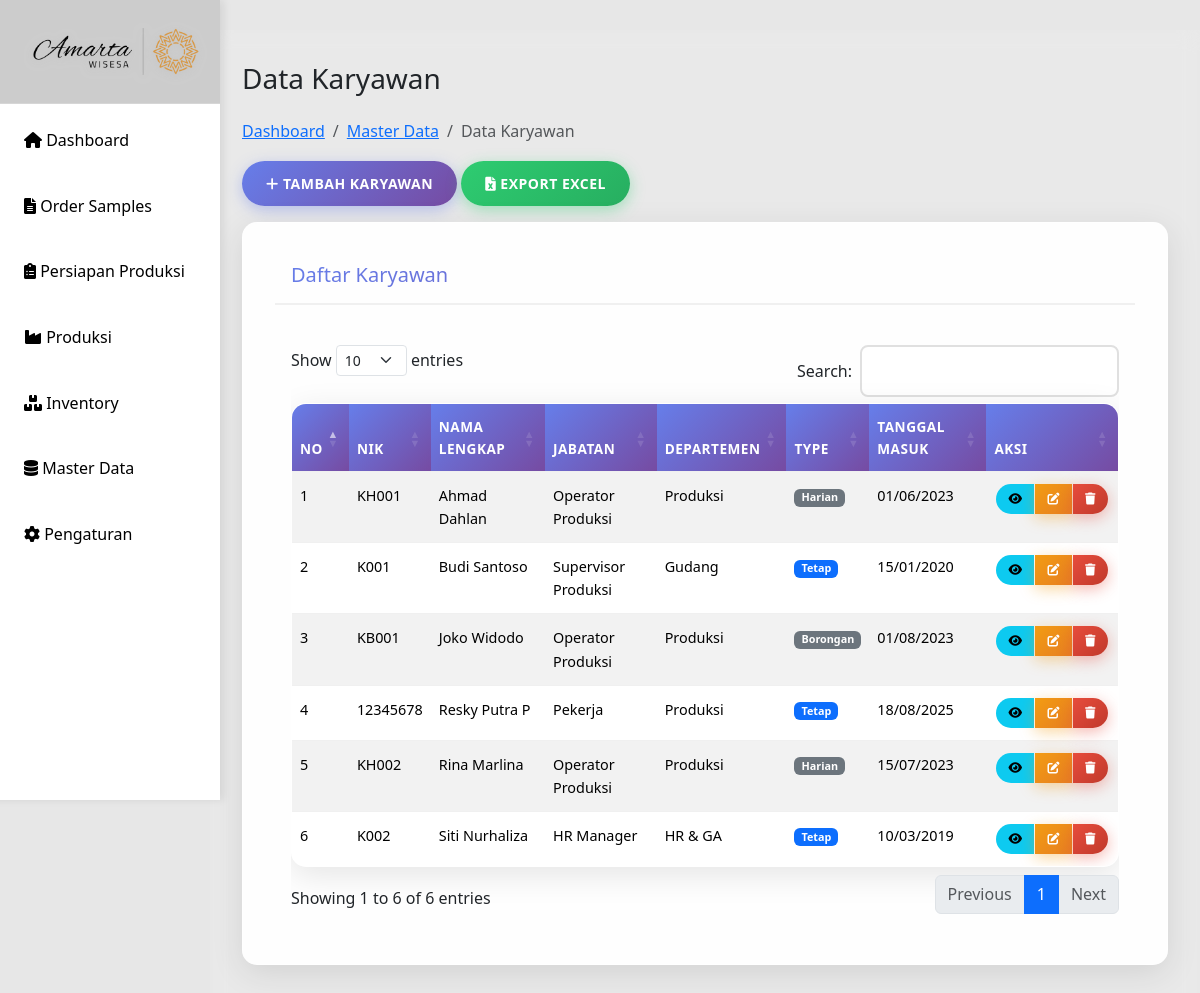
/data-karyawan.php, run on the app's committed database.
### tables this page shows
CREATE TABLE `karyawan` (
  `id_karyawan` int(11) NOT NULL,
  `nik` varchar(200) NOT NULL,
  `nama_lengkap` varchar(100) NOT NULL,
  `jenis_kelamin` enum('L','P') NOT NULL,
  `tempat_lahir` varchar(50) DEFAULT NULL,
  `tanggal_lahir` date DEFAULT NULL,
  `alamat` text DEFAULT NULL,
  `no_telepon` varchar(20) DEFAULT NULL,
  `email` varchar(100) DEFAULT NULL,
  `type_karyawan` enum('tetap','harian','borongan') NOT NULL,
  `status_karyawan` enum('aktif','nonaktif','cuti','keluar') DEFAULT 'aktif',
  `tanggal_masuk` date NOT NULL,
  `tanggal_keluar` date DEFAULT NULL,
  `id_jabatan` int(11) DEFAULT NULL,
  `id_departemen` int(11) DEFAULT NULL,
  `foto` varchar(255) DEFAULT NULL,
  `created_at` timestamp NOT NULL DEFAULT current_timestamp(),
  `updated_at` timestamp NOT NULL DEFAULT current_timestamp() ON UPDATE current_timestamp()
);

CREATE TABLE `jabatan` (
  `id_jabatan` int(11) NOT NULL,
  `nama_jabatan` varchar(100) NOT NULL,
  `deskripsi` text DEFAULT NULL,
  `created_at` timestamp NOT NULL DEFAULT current_timestamp(),
  `updated_at` timestamp NOT NULL DEFAULT current_timestamp() ON UPDATE current_timestamp()
);

CREATE TABLE `departemen` (
  `id_departemen` int(11) NOT NULL,
  `nama_departemen` varchar(100) NOT NULL,
  `deskripsi` text DEFAULT NULL,
  `created_at` timestamp NOT NULL DEFAULT current_timestamp(),
  `updated_at` timestamp NOT NULL DEFAULT current_timestamp() ON UPDATE current_timestamp()
);

### data-karyawan.php (the view, shortened to what this page needs)
<?php
include 'config/db.php';
include 'includes/header.php';
$sql = "SELECT k.*, j.nama_jabatan, d.nama_departemen
        FROM karyawan k
        LEFT JOIN jabatan j ON k.id_jabatan = j.id_jabatan
        LEFT JOIN departemen d ON k.id_departemen = d.id_departemen
        ORDER BY k.nama_lengkap";
$result = mysqli_query($conn, $sql);
$karyawanList = mysqli_fetch_all($result, MYSQLI_ASSOC);
?>
<div class="main-content">
    <div class="row">
        <div class="col-12">
            <h1 class="h3 mb-4">Data Karyawan</h1>
            <nav aria-label="breadcrumb">
                <ol class="breadcrumb">
                    <li class="breadcrumb-item"><a href="index.php">Dashboard</a></li>
                    <li class="breadcrumb-item"><a href="master-data.php">Master Data</a></li>
                    <li class="breadcrumb-item active">Data Karyawan</li>
                </ol>
            </nav>
            <div class="mb-3">
                <button type="button" class="btn btn-primary" data-bs-toggle="modal" data-bs-target="#tambahKaryawanModal">
                    <i class="fas fa-plus"></i> Tambah Karyawan
                </button>
                <button type="button" class="btn btn-success">
                    <i class="fas fa-file-excel"></i> Export Excel
                </button>
            </div>
            <div class="card">
                <div class="card-header">
                    <h5 class="card-title mb-0">Daftar Karyawan</h5>
                </div>
                <div class="card-body">
                    <div class="table-responsive">
                        <table id="tabelKaryawan" class="table table-striped table-hover" id="tabelKaryawan">
                            <thead>
                                <tr>
                                    <th>No</th>
                                    <th>NIK</th>
                                    <th>Nama Lengkap</th>
                                    <th>Jabatan</th>
                                    <th>Departemen</th>
                                    <th>Type</th>
                                    <th>Tanggal Masuk</th>
                                    <th>Aksi</th>
                                </tr>
                            </thead>
                            <tbody>
                                <?php $no = 1; foreach ($karyawanList as $karyawan): ?>
                                <tr>
                                    <td><?= $no++; ?></td>
                                    <td><?= htmlspecialchars($karyawan['nik']); ?></td>
                                    <td><?= htmlspecialchars($karyawan['nama_lengkap']); ?></td>
                                    <td><?= htmlspecialchars($karyawan['nama_jabatan']); ?></td>
                                    <td><?= htmlspecialchars($karyawan['nama_departemen']); ?></td>
                                    <td>
                                        <span class="badge bg-<?= $karyawan['type_karyawan'] == 'tetap' ? 'primary' : 'secondary'; ?>">
                                            <?= ucfirst($karyawan['type_karyawan']); ?>
                                        </span>
                                    </td>
                                    <td><?= date('d/m/Y', strtotime($karyawan['tanggal_masuk'])); ?></td>
                                    <td>
                                        <div class="btn-group btn-group-sm" role="group">
                                            <a href="detail-karyawan.php?id=<?= $karyawan['id_karyawan']; ?>" class="btn btn-sm btn-info">
                                                <i class="fas fa-eye"></i>
                                            </a>
                                            <a href="edit-karyawan.php?id=<?= $karyawan['id_karyawan']; ?>" class="btn btn-sm btn-warning">
                                                <i class="fas fa-edit"></i>
                                            </a>
                                            <button type="button" class="btn btn-sm btn-danger" onclick="hapusKaryawan(<?= $karyawan['id_karyawan']; ?>)">
                                                <i class="fas fa-trash"></i>
                                            </button>
                                        </div>
                                    </td>
                                </tr>
                                <?php endforeach; ?>
                            </tbody>
                        </table>
                    </div>
                </div>
            </div>
        </div>
    </div>
</div>
<?php
include 'includes/footer.php';
?>

### css/style.css (style rules this page uses)
* { margin: 0; padding: 0; box-sizing: border-box; }
body { font-family: 'Segoe UI', Tahoma, Geneva, Verdana, sans-serif; background: #e7e7e7ff; min-height: 100vh; line-height: 1.6; }
.main-content { margin-left: 210px; padding: 2rem; background: rgba(255,255,255,0.1); backdrop-filter: blur(10px); min-height: 100vh; }
.card { background: rgba(255,255,255,0.95); border-radius: 15px; padding: 2rem; margin-bottom: 1.5rem; box-shadow: 0 8px 32px rgba(0,0,0,0.1); backdrop-filter: blur(10px); border: 1px solid rgba(255,255,255,0.2); transition: transform 0.3s ease, box-shadow 0.3s ease; }
.card-header { border-bottom: 2px solid #f0f0f0; padding-bottom: 1rem; margin-bottom: 1.5rem; background: linear-gradient(135deg, #667eea, #764ba2); -webkit-background-clip: text; -webkit-text-fill-color: transparent; background-clip: text; }
.table { width: 100%; border-collapse: separate; border-spacing: 0; background: white; border-radius: 15px; overflow: hidden; box-shadow: 0 8px 32px rgba(0,0,0,0.1); border: 1px solid rgba(255,255,255,0.2); }
.table th, .table td { padding: 12px 8px; text-align: left; border-bottom: 1px solid #f0f0f0; font-size: 0.9rem; }
.table th { background: linear-gradient(135deg, #667eea, #764ba2); color: white; font-weight: 600; text-transform: uppercase; letter-spacing: 0.5px; font-size: 0.85rem; }
.table tr { transition: all 0.3s ease; }
.table tr:last-child td { border-bottom: none; }
.table .btn { padding: 6px 12px; font-size: 12px; border-radius: 20px; margin: 0 2px; }
.table .btn i { font-size: 12px; }
.btn { padding: 12px 24px; border: none; border-radius: 25px; cursor: pointer; text-decoration: none; display: inline-block; font-size: 14px; font-weight: 600; text-transform: uppercase; letter-spacing: 0.5px; transition: all 0.3s ease; position: relative; overflow: hidden; }
.btn::before { content: ''; position: absolute; top: 50%; left: 50%; width: 0; height: 0; background: rgba(255,255,255,0.2); border-radius: 50%; transform: translate(-50%, -50%); transition: width 0.6s, height 0.6s; }
.btn-primary { background: linear-gradient(135deg, #667eea, #764ba2); color: white; box-shadow: 0 4px 15px rgba(102,126,234,0.4); }
.btn-success { background: linear-gradient(135deg, #2ecc71, #27ae60); color: white; box-shadow: 0 4px 15px rgba(46,204,113,0.4); }
.btn-danger { background: linear-gradient(135deg, #e74c3c, #c0392b); color: white; box-shadow: 0 4px 15px rgba(231,76,60,0.4); }
.btn-warning { background: linear-gradient(135deg, #f39c12, #e67e22); color: white; box-shadow: 0 4px 15px rgba(243,156,18,0.4); }
.mb-3 { margin-bottom: 1.5rem; }
.card { animation: fadeInUp 0.6s ease-out; }

### data on the page
karyawan: nik "KH001", nama_lengkap "Ahmad Dahlan", id_jabatan.nama_jabatan "Operator Produksi", id_departemen.nama_departemen "Produksi", type_karyawan "Harian", tanggal_masuk "01/06/2023"
karyawan: nik "K001", nama_lengkap "Budi Santoso", id_jabatan.nama_jabatan "Supervisor Produksi", id_departemen.nama_departemen "Gudang", type_karyawan "Tetap", tanggal_masuk "15/01/2020"
karyawan: nik "KB001", nama_lengkap "Joko Widodo", id_jabatan.nama_jabatan "Operator Produksi", id_departemen.nama_departemen "Produksi", type_karyawan "Borongan", tanggal_masuk "01/08/2023"
karyawan: nik "12345678", nama_lengkap "Resky Putra P", id_jabatan.nama_jabatan "Pekerja", id_departemen.nama_departemen "Produksi", type_karyawan "Tetap", tanggal_masuk "18/08/2025"
karyawan: nik "KH002", nama_lengkap "Rina Marlina", id_jabatan.nama_jabatan "Operator Produksi", id_departemen.nama_departemen "Produksi", type_karyawan "Harian", tanggal_masuk "15/07/2023"
karyawan: nik "K002", nama_lengkap "Siti Nurhaliza", id_jabatan.nama_jabatan "HR Manager", id_departemen.nama_departemen "HR & GA", type_karyawan "Tetap", tanggal_masuk "10/03/2019"
